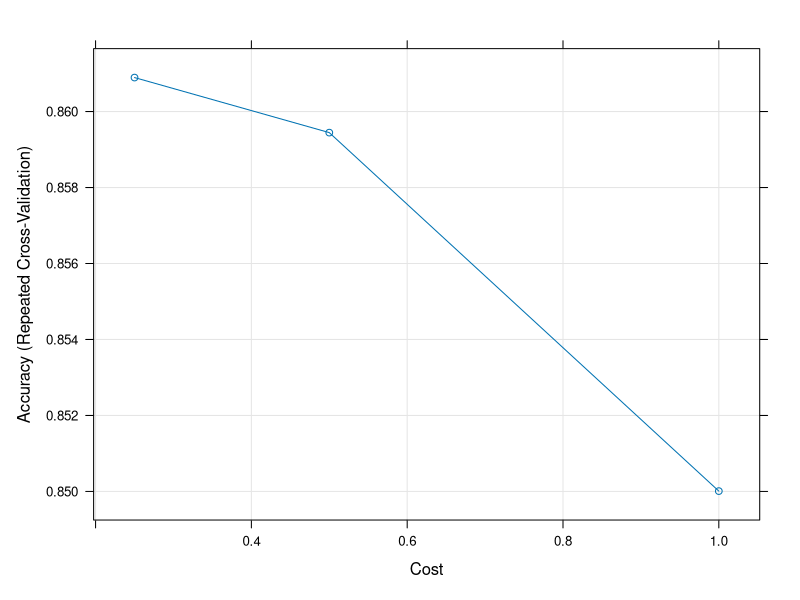
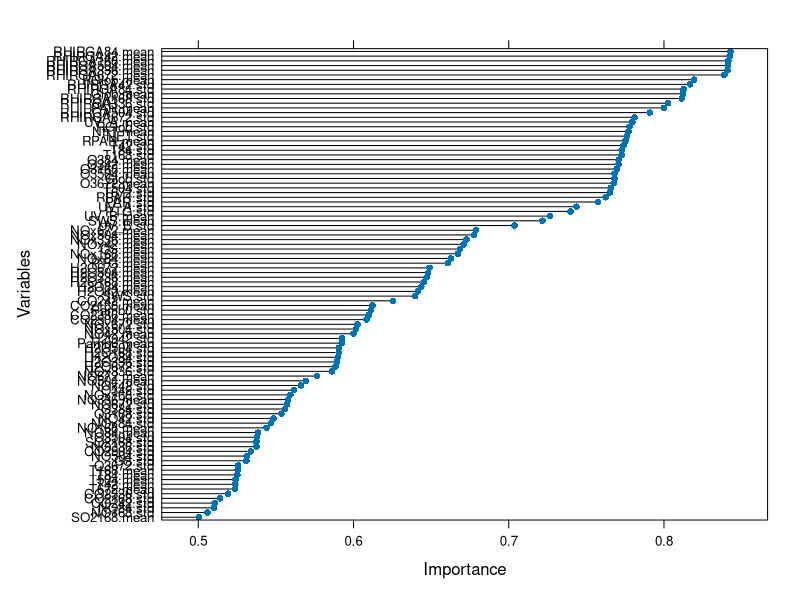
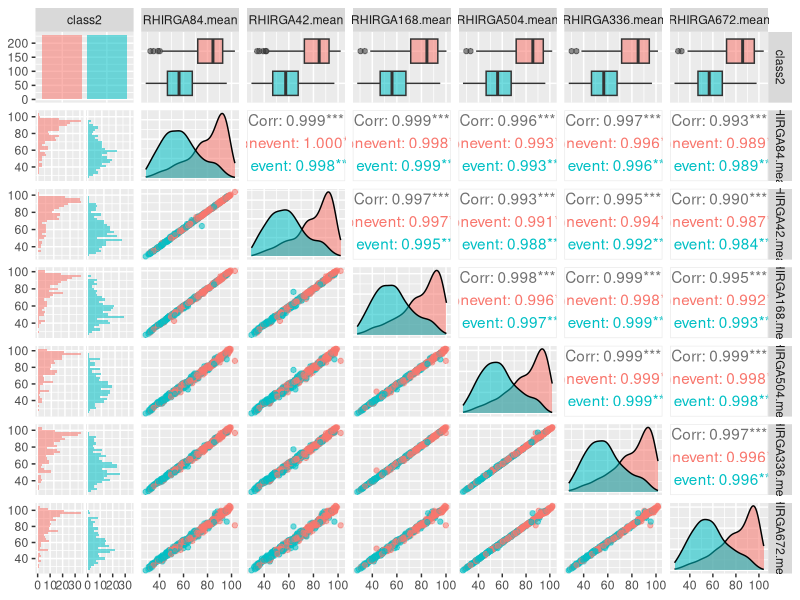
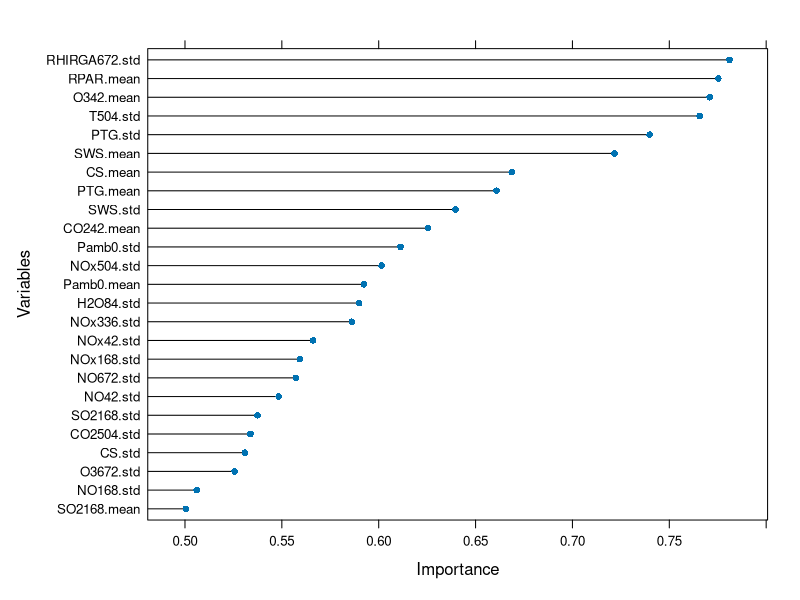
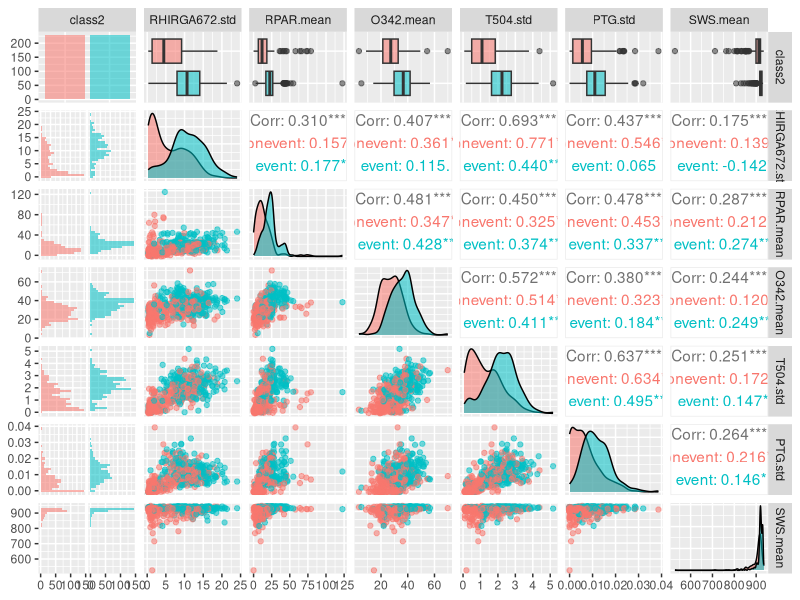
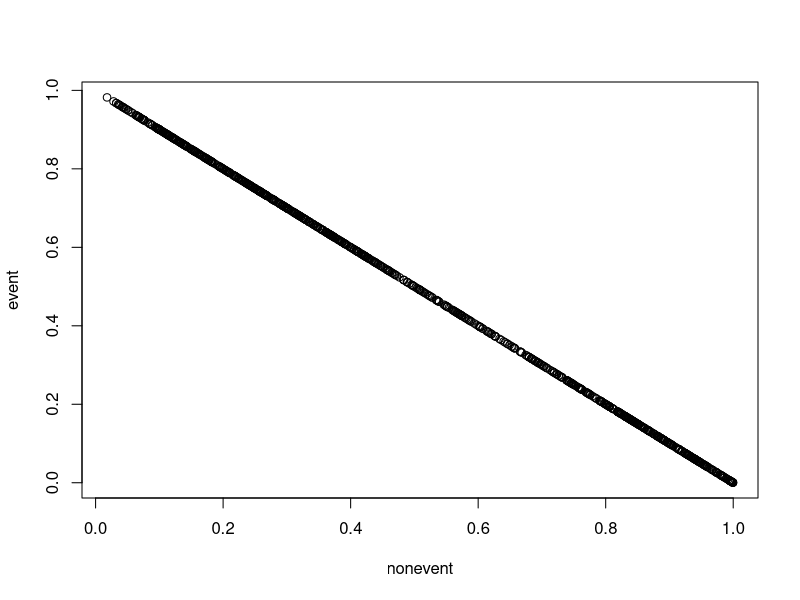
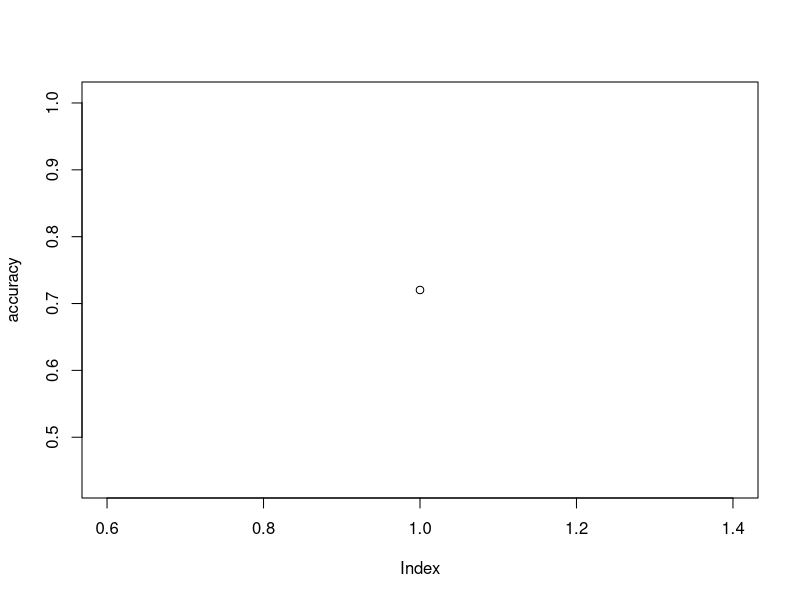

These figures' R source, in order:
## ---- chunk 1
knitr::opts_chunk$set(echo = TRUE)
## ---- chunk 2
npf <- read.csv("npf_train.csv") #read in data
npf_test <- read.csv("npf_test_hidden.csv")
npf_test

npf <- npf[,-c(1:2,4)] # drop the id, date, partlybad columns
npf_test <- npf_test[,-c(1:2,4)]
print(npf)

## ---- chunk 3

npf$class2 <- factor("event",levels=c("nonevent", "event"))
npf$class2[npf$class4=="nonevent"] <- "nonevent"
npf <- npf[,-1]
## ---- chunk 4
set.seed(7) 

# lets use caret
library(caret)

#note that classprobs argument has to be true if we want svm to give probabilities
control <- trainControl(method="repeatedcv", number=10, repeats=3,classProbs=TRUE)
model <- train(class2~., data=npf, method="svmLinear2", preProcess="scale", trControl=control)

#lets sort the importances
importance <- data.frame(varImp(model, scale=FALSE)$importance)
importance <- data.frame(importance, names = rownames(importance))
importance <- importance[order(importance$event,decreasing = T),]

plot(model)

## ---- chunk 5
plot(varImp(model, scale=FALSE), ylab="Variables")

## ---- chunk 6
print(importance)
## ---- chunk 7
npf <- npf[,c(ncol(npf),1:(ncol(npf)-1))] #move class2 column to first

npf75names <- sapply(importance[importance["event"]>0.75,]$names, function(x) toString(x)) #33 features
npf82names <- sapply(importance[importance["event"]>0.80,]$names, function(x) toString(x))# 12
npf83_8names <- sapply(importance[importance["event"]>0.838,]$names, function(x) toString(x))#6


npf75 <- npf[, c("class2",npf75names)]
npf82 <- npf[, c("class2",npf82names)]
npf83_8 <- npf[, c("class2",npf83_8names)]
## ---- chunk 8
model1 <- train(class2~., data=npf75, method="svmLinear2", preProcess="scale", trControl=control)
model2 <- train(class2~., data=npf82, method="svmLinear2", preProcess="scale", trControl=control)
model3 <- train(class2~., data=npf83_8, method="svmLinear2", preProcess="scale", trControl=control)
## ---- chunk 9
library(knitr)

df <- setNames(data.frame(matrix(ncol = 4, nrow = 3)), names(model1$results)[2:5])
rownames(df) <- c("npf75", "npf82", "npf83_8") 

df[1,] = sapply(model1$results, mean)[2:5] #mean is over the 3 repetitions of the 10 fold cv.
df[2,] = sapply(model2$results, mean)[2:5]
df[3,] = sapply(model3$results, mean)[2:5]
kable(df)
## ---- chunk 10
library(GGally)
ggpairs(npf83_8, aes(colour = class2, alpha = 0.4))
## ---- chunk 11
cm <- cor(npf[,-1]) # note that we ignore the class 2 column here as we dont want to drop it obviously

# find attributes that are highly corrected (the threshold for being cut can be changed.)
highcorr <- findCorrelation(cm, cutoff = 0.75)+1 #+1 to get the indexing in the npf df where class2 bumps all the indices up by 1.

print(highcorr) # indices of what we want to cut

npf <- npf[,-c(highcorr)]
print(npf)
## ---- chunk 12

control <- trainControl(method="repeatedcv", number=10, repeats=3,classProbs=TRUE)
model <- train(class2~., data=npf, method="svmLinear2", preProcess="scale", trControl=control)

plot(varImp(model, scale=FALSE), ylab="Variables")
## ---- chunk 13
#lets sort the importances
importance <- data.frame(varImp(model, scale=FALSE)$importance)
importance <- data.frame(importance, names = rownames(importance))
print(importance$event)
importance <- importance[order(importance$event,decreasing = T),]
print(importance)
npf70names <- sapply(importance[importance["event"]>0.70,]$names, function(x) toString(x)) #6 features
npf75names <- sapply(importance[importance["event"]>0.75,]$names, function(x) toString(x)) # 4 features


npf70 <- npf[, c("class2",npf70names)]
npf75 <- npf[, c("class2",npf75names)]

ggpairs(npf70, aes(colour = class2, alpha = 0.4))
## ---- chunk 14
model1 <- train(class2~., data=npf70, method="svmLinear2", preProcess="scale", trControl=control)
model2 <- train(class2~., data=npf75, method="svmLinear2", preProcess="scale", trControl=control)


df <- setNames(data.frame(matrix(ncol = 4, nrow = 2)), names(model1$results)[2:5])
rownames(df) <- c("npf70", "npf75")

df[1,] = sapply(model1$results, mean)[2:5] #mean is over the 3 repetitions of the 10 fold cv.
df[2,] = sapply(model2$results, mean)[2:5]

kable(df)
## ---- chunk 15
npf_test <- npf_test[,c(ncol(npf_test),1:(ncol(npf_test)-1))] #move class2 column to first

predictions <- predict(model1, npf_test)
npf_test$class2 <- predictions # If we need to estimate something for the multiclass probabilities, I guess the best we could do with the binary probabilities is to look at the frequencies of each class [ia,ib,ii] in the original dataset and then split the "event" probability accordingly into those class probabilities

table(predictions)
head(npf_test)
## ---- chunk 16
predictedprobs <- predict(model1, npf_test, type="prob")
print(predictedprobs)
plot(predictedprobs)
## ---- chunk 17
library(caret)




get_non_correlated_features <- function(path, cutoff){
  npf <- read.csv("npf_train.csv") #read in data
  npf <- npf[,-c(1:2,4)] # drop the id, date, partlybad columns
  npf$class2 <- factor("event",levels=c("nonevent", "event"))
  npf$class2[npf$class4=="nonevent"] <- "nonevent"
  npf <- npf[,-1]
  npf <- npf[,c(ncol(npf),1:(ncol(npf)-1))]
  cm <- cor(npf[,-1]) # note that we ignore the class 2 column here as we dont want to drop it obviously
    
  # find attributes that are highly corrected (the threshold for being cut can be changed.)
  highcorr <- findCorrelation(cm, cutoff = cutoff)+1
    
  npf <- npf[,-c(highcorr)]
  
  return(npf)
  
}

train_with_different_features <- function(model_name, corr_cutoff){
  npf <- get_non_correlated_features("npf_train.csv", corr_cutoff)
  control <- trainControl(method="repeatedcv", number=10, repeats=3,classProbs=TRUE)
  model <- train(class2~., data=npf, method=model_name, preProcess="scale", trControl=control)
  plot(varImp(model, scale=FALSE), ylab="Variables")
  importance <- data.frame(varImp(model, scale=FALSE)$importance)
  importance <- data.frame(importance, names = rownames(importance))
  feature_importance <- importance$event
  if (is.null(feature_importance)){
    feature_importance <- importance$Overall
  }
  importance <- importance[order(feature_importance,decreasing = T),]
  models <- list()
  accuracy <- rep(0,25)
  for(i in 1:1){
    npfnames <- sapply(importance$names[1:i], function(x) toString(x))
    npftrain <- npf[, c("class2",npfnames)]
    model1 <- train(class2~., data=npftrain, method=model_name, preProcess="scale", trControl=control)
    models <- list(models, model1)
    
  }
  return(models[-1])
}

plot_accuracies <- function(models){
  n <- length(models)
  accuracy <- rep(0,n)
  for(i in 1:n){
    print(i)
    accuracy[i] <- sapply(models[[i]]$result, mean)[2]
  }
  print(accuracy)
  plot(accuracy)
  
}

train_with_different_cutoff <- function(model_name, cutoffs){
  models <- list()
  for(cutoff in cutoffs){
    models <- list(models, train_with_different_features(model_name, cutoff))
  }
  return(models)
}


models <- train_with_different_features("svmLinear2", c(0.75))
plot_accuracies(models)
